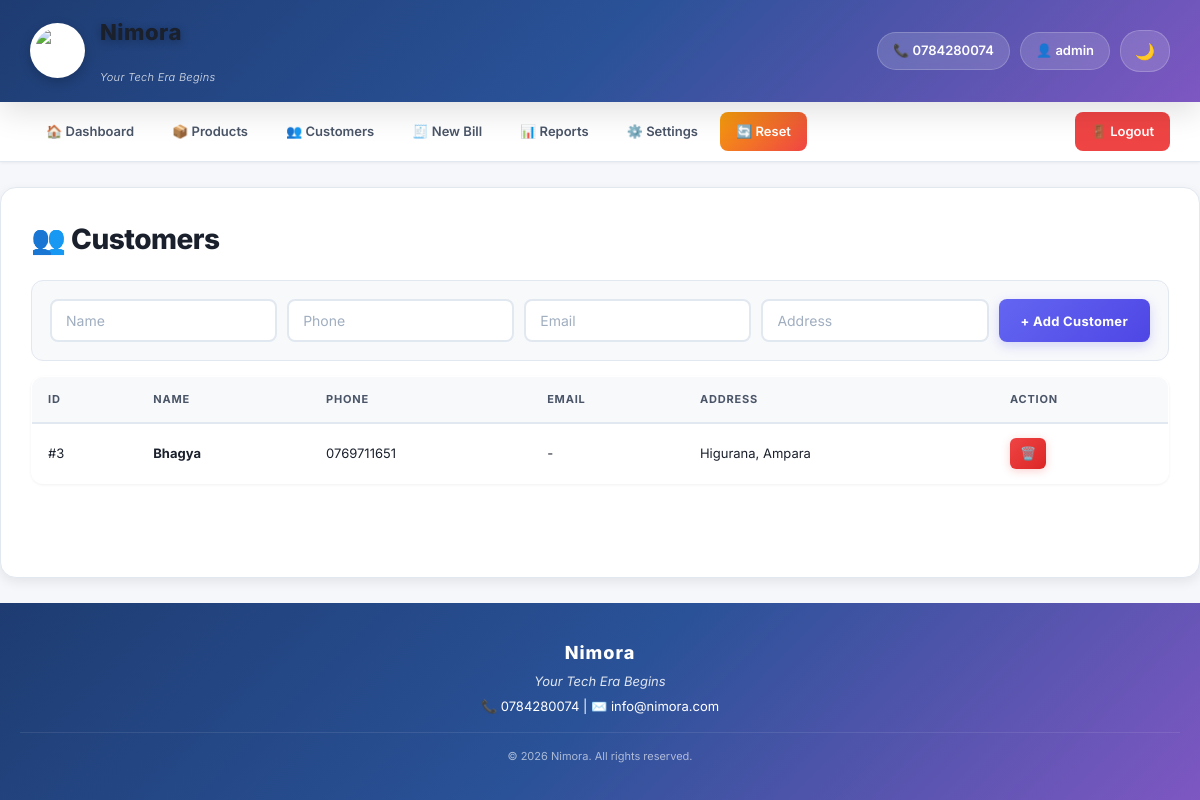
The page /customers (signed in) on the database its author committed.
### tables this page shows
CREATE TABLE customers (
        id INTEGER PRIMARY KEY AUTOINCREMENT,
        name TEXT NOT NULL,
        phone TEXT,
        email TEXT,
        address TEXT
    );

### app.py (the view)
@app.route('/customers')
@login_required
def customers():
    conn = get_db()
    items = conn.execute('SELECT * FROM customers ORDER BY id DESC').fetchall()
    conn.close()
    return render_template('customers.html', customers=items)

### app.py (called while the page is built)
def get_db():
    conn = sqlite3.connect(DB, timeout=10)
    conn.row_factory = sqlite3.Row
    return conn

@app.context_processor
def inject_branding():
    return {
        'business_name': BUSINESS_NAME,
        'tagline': TAGLINE,
        'logo_url': LOGO_URL,
        'phone': PHONE,
        'email': EMAIL,
        'address': ADDRESS,
        'currency': CURRENCY,
        'now': datetime.now()
    }

def login_required(f):
    @wraps(f)
    def wrapper(*args, **kwargs):
        if 'user_id' not in session:
            return redirect(url_for('login'))
        return f(*args, **kwargs)
    return wrapper

### templates/customers.html (shortened to what this page needs)
{% extends "base.html" %}
{% block content %}
<h1>👥 Customers</h1>
<form method="POST" action="{{ url_for('add_customer') }}" class="form-row">
    <input name="name" placeholder="Name" required>
    <input name="phone" placeholder="Phone">
    <input name="email" placeholder="Email">
    <input name="address" placeholder="Address">
    <button type="submit">+ Add Customer</button>
</form>
{% if customers %}
<table>
    <thead>
        <tr><th>ID</th><th>Name</th><th>Phone</th><th>Email</th><th>Address</th><th>Action</th></tr>
    </thead>
    <tbody>
        {% for c in customers %}
        <tr>
            <td>#{{ c.id }}</td>
            <td><b>{{ c.name }}</b></td>
            <td>{{ c.phone or '-' }}</td>
            <td>{{ c.email or '-' }}</td>
            <td>{{ c.address or '-' }}</td>
            <td>
                <a href="{{ url_for('delete_customer', id=c.id) }}"
                   onclick="return confirm('Delete {{ c.name }}?')" class="btn-delete">🗑️</a>
            </td>
        </tr>
        {% endfor %}
    </tbody>
</table>
{% else %}
<p class="empty">No customers yet. Add one above ↑</p>
{% endif %}
{% endblock %}

### static/style.css (style rules this page uses)
:root { --bg-primary: #f5f7fb; --bg-secondary: #ffffff; --bg-tertiary: #f8f9fb; --bg-header: linear-gradient(135deg, #1e3c72 0%, #2a5298 50%, #7e57c2 100%); --bg-nav: #ffffff; --text-primary: #1a202c; --text-secondary: #4a5568; --text-muted: #a0aec0; --text-inverse: #ffffff; --border-color: #e2e8f0; --border-light: #f0f2f5; --accent-primary: #6366f1; --accent-hover: #4f46e5; --accent-success: #10b981; --accent-danger: #ef4444; --accent-warning: #f59e0b; --accent-info: #3b82f6; --shadow-sm: 0 1px 3px rgba(0,0,0,0.06); --shadow-md: 0 4px 12px rgba(0,0,0,0.08); --shadow-lg: 0 10px 30px rgba(0,0,0,0.12); --shadow-xl: 0 20px 50px rgba(0,0,0,0.15); --radius-sm: 8px; --radius-md: 12px; --radius-lg: 16px; --radius-xl: 24px; --transition: all 0.25s cubic-bezier(0.4, 0, 0.2, 1); }
* { box-sizing: border-box; margin: 0; padding: 0; }
html { scroll-behavior: smooth; }
body { font-family: 'Inter', 'Segoe UI', -apple-system, BlinkMacSystemFont, Arial, sans-serif; background: var(--bg-primary); color: var(--text-primary); min-height: 100vh; display: flex; flex-direction: column; transition: background 0.3s, color 0.3s; font-size: 14px; line-height: 1.5; }
h1 { color: var(--text-primary); font-size: 28px; font-weight: 800; margin-bottom: 20px; letter-spacing: -0.5px; }
table { width: 100%; border-collapse: collapse; margin-top: 15px; background: var(--bg-secondary); border-radius: var(--radius-md); overflow: hidden; box-shadow: var(--shadow-sm); border: 1px solid var(--border-color); }
th, td { padding: 14px 16px; text-align: left; border-bottom: 1px solid var(--border-color); font-size: 13px; }
th { background: var(--bg-tertiary); color: var(--text-secondary); font-weight: 700; font-size: 11px; text-transform: uppercase; letter-spacing: 0.8px; border-bottom: 2px solid var(--border-color); }
tbody tr { transition: var(--transition); }
tbody tr:last-child td { border-bottom: none; }
.form-row { display: flex; gap: 10px; flex-wrap: wrap; margin: 15px 0; padding: 18px; background: var(--bg-tertiary); border-radius: var(--radius-md); border: 1px solid var(--border-color); }
input, select, textarea { padding: 11px 14px; font-size: 14px; border: 2px solid var(--border-color); border-radius: var(--radius-sm); flex: 1; min-width: 120px; background: var(--bg-secondary); color: var(--text-primary); transition: var(--transition); font-family: inherit; }
input::placeholder { color: var(--text-muted); }
button, .btn { padding: 11px 22px; font-size: 13px; border: none; border-radius: var(--radius-sm); background: linear-gradient(135deg, #6366f1, #4f46e5); color: white; cursor: pointer; font-weight: 700; transition: var(--transition); letter-spacing: 0.3px; text-decoration: none; display: inline-flex; align-items: center; gap: 6px; justify-content: center; font-family: inherit; box-shadow: 0 4px 12px rgba(99,102,241,0.25); }
.btn-delete { background: linear-gradient(135deg, #ef4444, #dc2626); color: white; padding: 6px 10px; border-radius: 6px; text-decoration: none; font-size: 13px; display: inline-block; box-shadow: 0 2px 8px rgba(239,68,68,0.25); }

### rows shown on the page
customers: id "3", name "Bhagya", phone "0769711651", email "-", address "Higurana, Ampara"

### other values the page prints
{{ business_name }} "Nimora"
{{ tagline }} "Your Tech Era Begins"
{{ phone }} "0784280074"
{{ session.username }} "admin"
{{ email }} "info@nimora.com"
